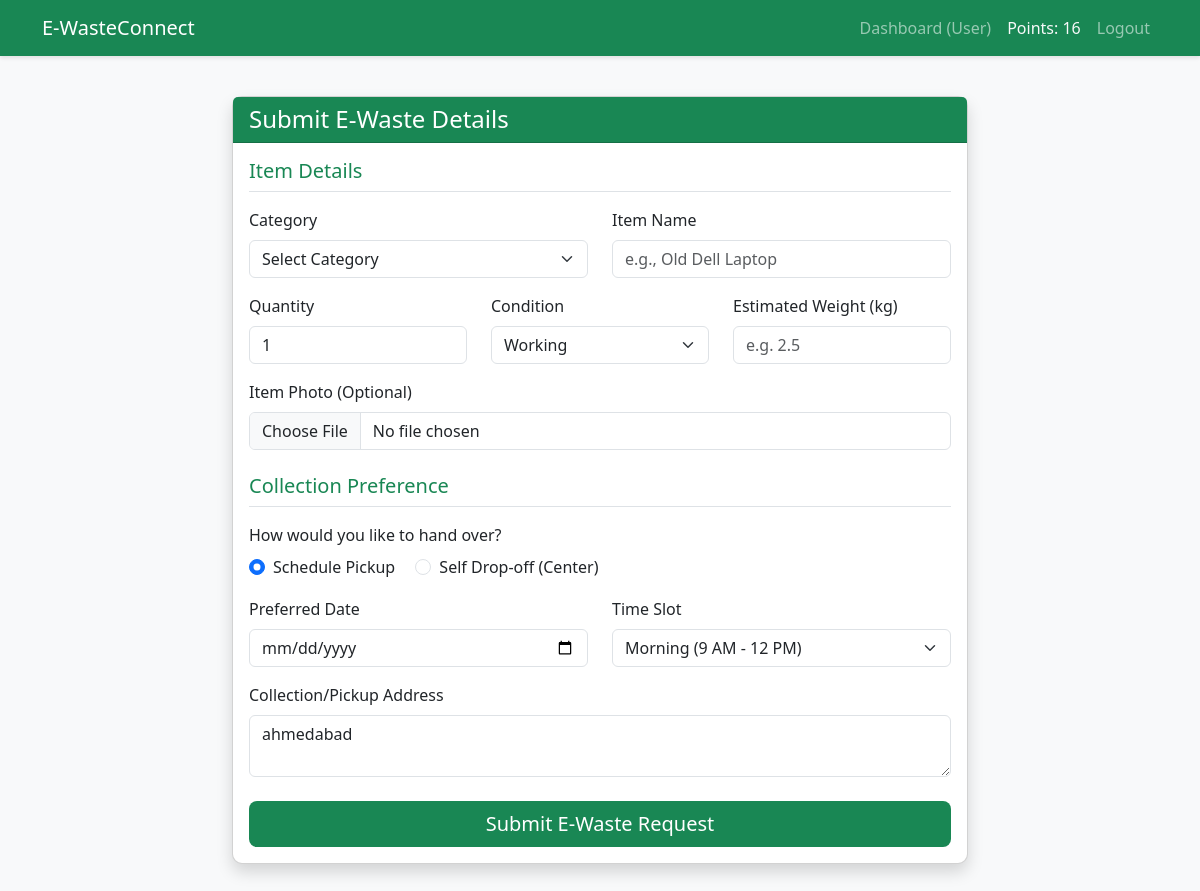
Page /add-ewaste (signed in) on the committed database.
### app.py (models this page shows)
class User(UserMixin, db.Model):
    id = db.Column(db.Integer, primary_key=True)
    name = db.Column(db.String(100), nullable=False)
    email = db.Column(db.String(120), unique=True, nullable=False)
    password_hash = db.Column(db.String(200), nullable=False)
    role = db.Column(db.String(20), nullable=False, default='user') # 'user', 'partner', 'admin'
    phone = db.Column(db.String(20))
    address = db.Column(db.String(255))
    eco_points = db.Column(db.Integer, default=0)
    requests = db.relationship('EWasteRequest', backref='user', lazy=True, foreign_keys='EWasteRequest.user_id')
    partner_requests = db.relationship('EWasteRequest', backref='partner', lazy=True, foreign_keys='EWasteRequest.partner_id')

### app.py (the view, shortened to what this page needs)
@app.route('/add-ewaste', methods=['GET', 'POST'])
@login_required
def add_ewaste():
    if current_user.role != 'user':
        flash('Only users can submit e-waste requests.', 'danger')
        return redirect(url_for('dashboard'))
    return render_template('add_ewaste.html')

### app.py (called while the page is built)
@login_manager.user_loader
def load_user(user_id):
    return User.query.get(int(user_id))

@app.context_processor
def inject_metrics():
    if current_user.is_authenticated:
        total_weight = db.session.query(db.func.sum(EWasteRequest.estimated_weight)).filter(EWasteRequest.status.in_(['Collected', 'Processed'])).scalar() or 0
        total_items = db.session.query(db.func.sum(EWasteRequest.quantity)).filter(EWasteRequest.status.in_(['Collected', 'Processed'])).scalar() or 0
        return dict(global_weight=total_weight, global_items=total_items)
    return dict()

### templates/add_ewaste.html (shortened to what this page needs)
{% extends 'base.html' %}
{% block content %}
<div class="row justify-content-center">
    <div class="col-md-8">
        <div class="card shadow mt-3 mb-5">
            <div class="card-header bg-success text-white">
                <h4 class="mb-0">Submit E-Waste Details</h4>
            </div>
            <div class="card-body">
                <form method="POST" enctype="multipart/form-data">
                    <h5 class="text-success border-bottom pb-2 mb-3">Item Details</h5>
                    <div class="row mb-3">
                        <div class="col-md-6">
                            <label class="form-label">Category</label>
                            <select name="category" class="form-select" required>
                                <option value="">Select Category</option>
                            </select>
                        </div>
                        <div class="col-md-6">
                            <label class="form-label">Item Name</label>
                            <input type="text" name="item_name" class="form-control" placeholder="e.g., Old Dell Laptop" required>
                        </div>
                    </div>
                    <div class="row mb-3">
                        <div class="col-md-4">
                            <label class="form-label">Quantity</label>
                            <input type="number" name="quantity" class="form-control" value="1" min="1" required>
                        </div>
                        <div class="col-md-4">
                            <label class="form-label">Condition</label>
                            <select name="condition" class="form-select">
                                <option value="Working">Working</option>
                            </select>
                        </div>
                        <div class="col-md-4">
                            <label class="form-label">Estimated Weight (kg)</label>
                            <input type="number" step="0.1" name="weight" class="form-control" placeholder="e.g. 2.5" required>
                        </div>
                    </div>
                    <div class="mb-4">
                        <label class="form-label">Item Photo (Optional)</label>
                        <input type="file" name="photo" class="form-control" accept="image/*">
                    </div>
                    <h5 class="text-success border-bottom pb-2 mb-3">Collection Preference</h5>
                    <div class="mb-3">
                        <label class="form-label d-block">How would you like to hand over?</label>
                        <div class="form-check form-check-inline">
                            <input class="form-check-input" type="radio" name="pickup_mode" id="pickup" value="pickup" checked>
                            <label class="form-check-label" for="pickup">Schedule Pickup</label>
                        </div>
                        <div class="form-check form-check-inline">
                            <input class="form-check-input" type="radio" name="pickup_mode" id="dropoff" value="dropoff">
                            <label class="form-check-label" for="dropoff">Self Drop-off (Center)</label>
                        </div>
                    </div>
                    <div class="row mb-3" id="schedule_details">
                        <div class="col-md-6">
                            <label class="form-label">Preferred Date</label>
                            <input type="date" name="date" class="form-control">
                        </div>
                        <div class="col-md-6">
                            <label class="form-label">Time Slot</label>
                            <select name="time_slot" class="form-select">
                                <option value="Morning (9 AM - 12 PM)">Morning (9 AM - 12 PM)</option>
                            </select>
                        </div>
                    </div>
                    <div class="mb-4">
                        <label class="form-label">Collection/Pickup Address</label>
                        <textarea name="address" class="form-control" rows="2" required>{{ current_user.address }}</textarea>
                    </div>
                    <button type="submit" class="btn btn-success w-100 btn-lg">Submit E-Waste Request</button>
                </form>
            </div>
        </div>
    </div>
</div>
{% endblock %}

### templates/base.html (shortened to what this page needs)
<!DOCTYPE html>
<html lang="en">
<head>
    <link href="https://cdn.jsdelivr.net/npm/bootstrap@5.3.0/dist/css/bootstrap.min.css" rel="stylesheet">
    <link rel="stylesheet" href="{{ url_for('static', filename='style.css') }}">
</head>
<body>
    <nav class="navbar navbar-expand-lg navbar-dark bg-success">
        <div class="container">
            <a class="navbar-brand" href="{{ url_for('index') }}">E-WasteConnect</a>
            <div class="collapse navbar-collapse" id="navbarNav">
                <ul class="navbar-nav ms-auto">
                    {% if current_user.is_authenticated %}
                        <li class="nav-item">
                            <a class="nav-link" href="{{ url_for('dashboard') }}">Dashboard ({{ current_user.role|title }})</a>
                        </li>
                        <li class="nav-item">
                            <span class="nav-link text-light">Points: {{ current_user.eco_points }}</span>
                        </li>
                        <li class="nav-item">
                            <a class="nav-link" href="{{ url_for('logout') }}">Logout</a>
                        </li>
                    {% endif %}
                </ul>
            </div>
        </div>
    </nav>
    <div class="container mt-4">
        {% block content %}{% endblock %}
    </div>
</body>
</html>

### static/style.css (style rules this page uses)
body { background-color: #f8f9fa; font-family: 'Segoe UI', Tahoma, Geneva, Verdana, sans-serif; }
.card { border-radius: 10px; }
.navbar { box-shadow: 0 2px 4px rgba(0,0,0,.1); }
.btn-success { background-color: #198754; border: none; }

### rows in the picture
User: role "User", eco_points "16", address "ahmedabad"
